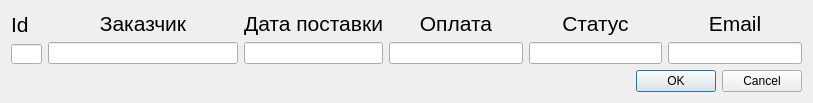
<?xml version="1.0" encoding="UTF-8"?>
<ui version="4.0">
 <class>Dialog</class>
 <widget class="QDialog" name="Dialog">
  <property name="geometry">
   <rect>
    <x>0</x>
    <y>0</y>
    <width>813</width>
    <height>102</height>
   </rect>
  </property>
  <property name="windowTitle">
   <string>Изменить запись</string>
  </property>
  <layout class="QVBoxLayout" name="verticalLayout_7">
   <item>
    <layout class="QHBoxLayout" name="horizontalLayout">
     <item>
      <layout class="QVBoxLayout" name="verticalLayout">
       <item>
        <widget class="QLabel" name="label_Id">
         <property name="font">
          <font>
           <pointsize>16</pointsize>
          </font>
         </property>
         <property name="frameShape">
          <enum>QFrame::NoFrame</enum>
         </property>
         <property name="text">
          <string>Id</string>
         </property>
        </widget>
       </item>
       <item>
        <widget class="QLineEdit" name="lineEdit_Id">
         <property name="minimumSize">
          <size>
           <width>31</width>
           <height>20</height>
          </size>
         </property>
         <property name="maximumSize">
          <size>
           <width>31</width>
           <height>20</height>
          </size>
         </property>
         <property name="text">
          <string/>
         </property>
         <property name="frame">
          <bool>true</bool>
         </property>
         <property name="alignment">
          <set>Qt::AlignCenter</set>
         </property>
         <property name="readOnly">
          <bool>true</bool>
         </property>
        </widget>
       </item>
      </layout>
     </item>
     <item>
      <layout class="QVBoxLayout" name="verticalLayout_2">
       <item>
        <widget class="QLabel" name="label_Booker">
         <property name="sizePolicy">
          <sizepolicy hsizetype="Preferred" vsizetype="Preferred">
           <horstretch>0</horstretch>
           <verstretch>0</verstretch>
          </sizepolicy>
         </property>
         <property name="font">
          <font>
           <pointsize>16</pointsize>
          </font>
         </property>
         <property name="frameShape">
          <enum>QFrame::NoFrame</enum>
         </property>
         <property name="text">
          <string>Заказчик</string>
         </property>
         <property name="textFormat">
          <enum>Qt::AutoText</enum>
         </property>
         <property name="alignment">
          <set>Qt::AlignCenter</set>
         </property>
        </widget>
       </item>
       <item>
        <widget class="QLineEdit" name="lineEdit_Booker">
         <property name="minimumSize">
          <size>
           <width>190</width>
           <height>0</height>
          </size>
         </property>
         <property name="text">
          <string/>
         </property>
        </widget>
       </item>
      </layout>
     </item>
     <item>
      <layout class="QVBoxLayout" name="verticalLayout_3">
       <item>
        <widget class="QLabel" name="label_Date">
         <property name="font">
          <font>
           <pointsize>16</pointsize>
          </font>
         </property>
         <property name="contextMenuPolicy">
          <enum>Qt::CustomContextMenu</enum>
         </property>
         <property name="layoutDirection">
          <enum>Qt::RightToLeft</enum>
         </property>
         <property name="autoFillBackground">
          <bool>false</bool>
         </property>
         <property name="inputMethodHints">
          <set>Qt::ImhNone</set>
         </property>
         <property name="frameShape">
          <enum>QFrame::NoFrame</enum>
         </property>
         <property name="text">
          <string>Дата поставки</string>
         </property>
         <property name="alignment">
          <set>Qt::AlignCenter</set>
         </property>
        </widget>
       </item>
       <item>
        <widget class="QLineEdit" name="lineEdit_Date">
         <property name="minimumSize">
          <size>
           <width>62</width>
           <height>0</height>
          </size>
         </property>
         <property name="text">
          <string/>
         </property>
        </widget>
       </item>
      </layout>
     </item>
     <item>
      <layout class="QVBoxLayout" name="verticalLayout_4">
       <item>
        <widget class="QLabel" name="label_Costs">
         <property name="font">
          <font>
           <pointsize>16</pointsize>
          </font>
         </property>
         <property name="text">
          <string>Оплата</string>
         </property>
         <property name="alignment">
          <set>Qt::AlignCenter</set>
         </property>
        </widget>
       </item>
       <item>
        <widget class="QLineEdit" name="lineEdit_Costs">
         <property name="text">
          <string/>
         </property>
        </widget>
       </item>
      </layout>
     </item>
     <item>
      <layout class="QVBoxLayout" name="verticalLayout_5">
       <item>
        <widget class="QLabel" name="label_Status">
         <property name="font">
          <font>
           <pointsize>16</pointsize>
          </font>
         </property>
         <property name="text">
          <string>Статус</string>
         </property>
         <property name="alignment">
          <set>Qt::AlignCenter</set>
         </property>
        </widget>
       </item>
       <item>
        <widget class="QLineEdit" name="lineEdit_Status">
         <property name="minimumSize">
          <size>
           <width>115</width>
           <height>0</height>
          </size>
         </property>
         <property name="text">
          <string/>
         </property>
        </widget>
       </item>
      </layout>
     </item>
     <item>
      <layout class="QVBoxLayout" name="verticalLayout_6">
       <item>
        <widget class="QLabel" name="label_Email">
         <property name="font">
          <font>
           <pointsize>16</pointsize>
          </font>
         </property>
         <property name="text">
          <string>Email</string>
         </property>
         <property name="alignment">
          <set>Qt::AlignCenter</set>
         </property>
        </widget>
       </item>
       <item>
        <widget class="QLineEdit" name="lineEdit_Email">
         <property name="minimumSize">
          <size>
           <width>133</width>
           <height>0</height>
          </size>
         </property>
         <property name="text">
          <string/>
         </property>
        </widget>
       </item>
      </layout>
     </item>
    </layout>
   </item>
   <item>
    <widget class="QDialogButtonBox" name="buttonBox">
     <property name="orientation">
      <enum>Qt::Horizontal</enum>
     </property>
     <property name="standardButtons">
      <set>QDialogButtonBox::Cancel|QDialogButtonBox::Ok</set>
     </property>
     <property name="centerButtons">
      <bool>false</bool>
     </property>
    </widget>
   </item>
  </layout>
 </widget>
 <resources/>
 <connections>
  <connection>
   <sender>buttonBox</sender>
   <signal>accepted()</signal>
   <receiver>Dialog</receiver>
   <slot>accept()</slot>
   <hints>
    <hint type="sourcelabel">
     <x>248</x>
     <y>254</y>
    </hint>
    <hint type="destinationlabel">
     <x>157</x>
     <y>274</y>
    </hint>
   </hints>
  </connection>
  <connection>
   <sender>buttonBox</sender>
   <signal>rejected()</signal>
   <receiver>Dialog</receiver>
   <slot>reject()</slot>
   <hints>
    <hint type="sourcelabel">
     <x>316</x>
     <y>260</y>
    </hint>
    <hint type="destinationlabel">
     <x>286</x>
     <y>274</y>
    </hint>
   </hints>
  </connection>
 </connections>
</ui>
